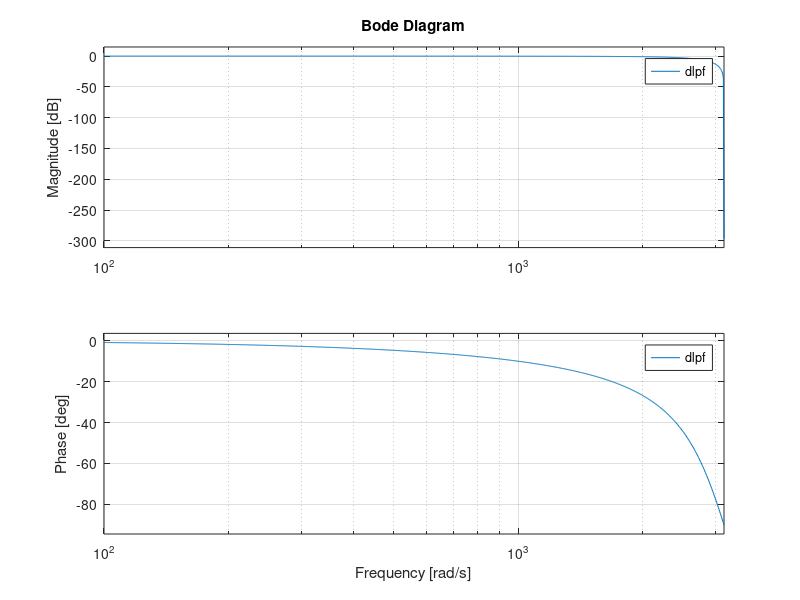

This figure's MATLAB source:
fs = 1000;
lpf_freq = 100;

[b,a] = butter(6, lpf_freq / (fs/2));

figure(1);
subplot(2,1,1);
freqz(b,a);
%subplot(2,1,2);
%grpdelay(b,a);

%%
Ts = 1/fs;
lpf_freq = 400;
omega = 2*pi*lpf_freq;
omega_digital = 2*pi* lpf_freq / fs;
omega_prewarped = 2/Ts * tan(omega_digital/2);
tau = 1/omega_prewarped;

s = tf('s');
lpf = (1/tau) / (s+(1/tau));
dlpf = c2d(lpf, 1/fs, 'tustin')
bode(dlpf);